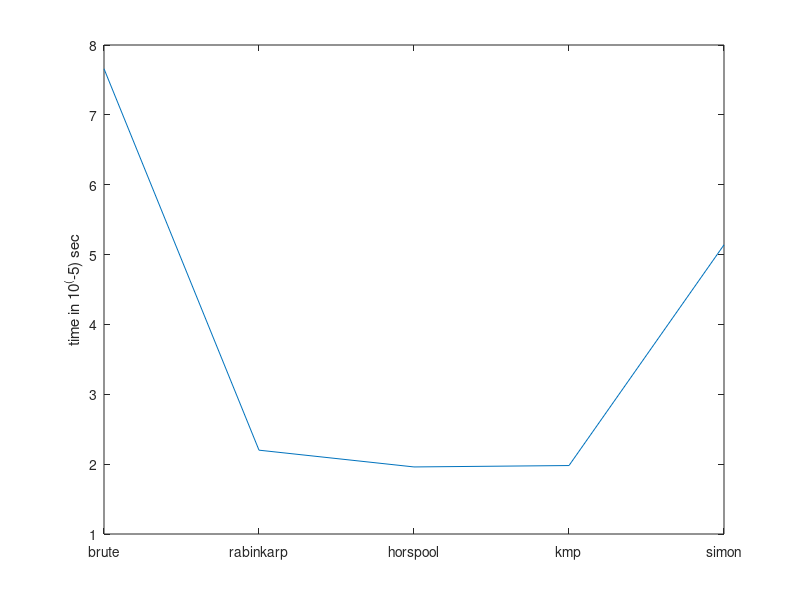

Reproduce this figure in MATLAB.

x=[0:4];
i1=[7.8,2.4,2,2.2,3.4];
i2=[10,1.9,1.8,1.7,7.9];
i3=[7.9,2.4,1.7,2.1,4.3];
i4=[3.2,1,1.2,0.8,1.9];
i5=[9.4,3.3,3.1,3.1,8.2];
y=(i1+i2+i3+i4+i5)/5;

plot(x,y);
ylabel('time in 10^(-5) sec');
names = {'brute'; 'rabinkarp'; 'horspool'; 'kmp';'simon'};
set(gca,'xtick',[0:4],'xticklabel',names)


